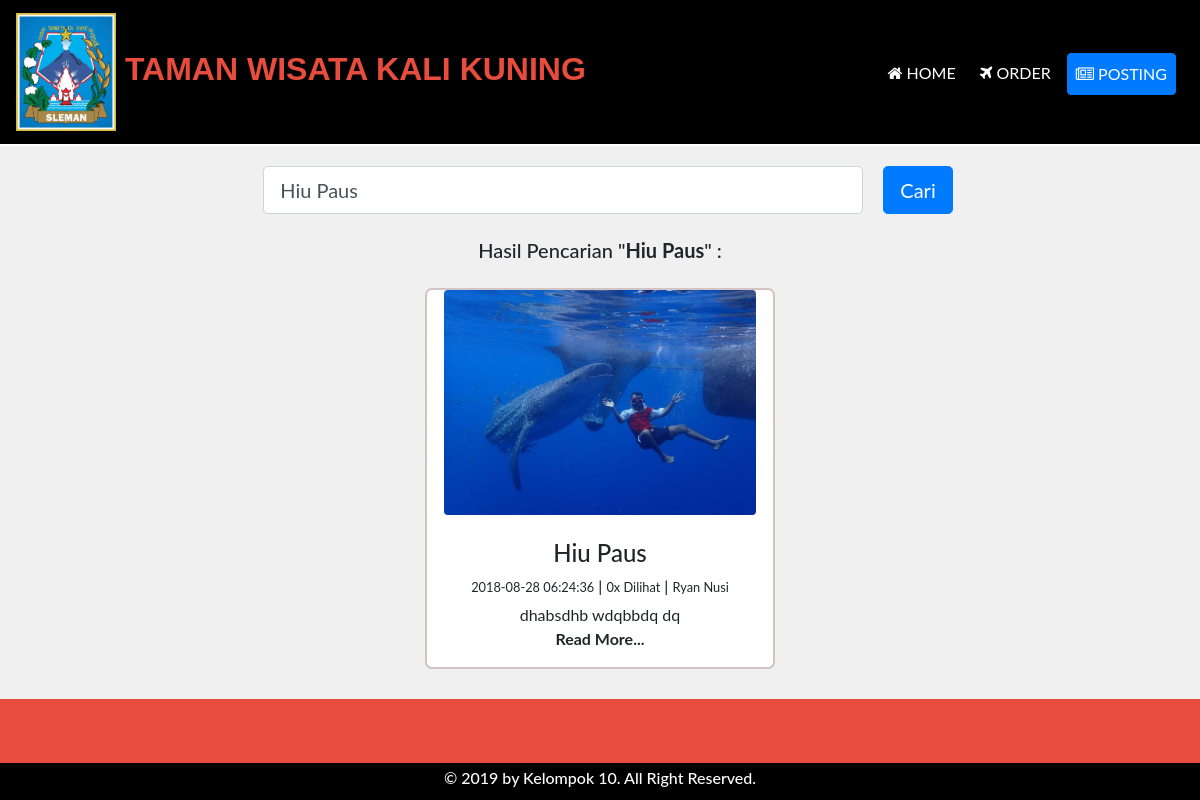
Before: /pencarian-artikel.php?des=Hiu Paus with the older database file.
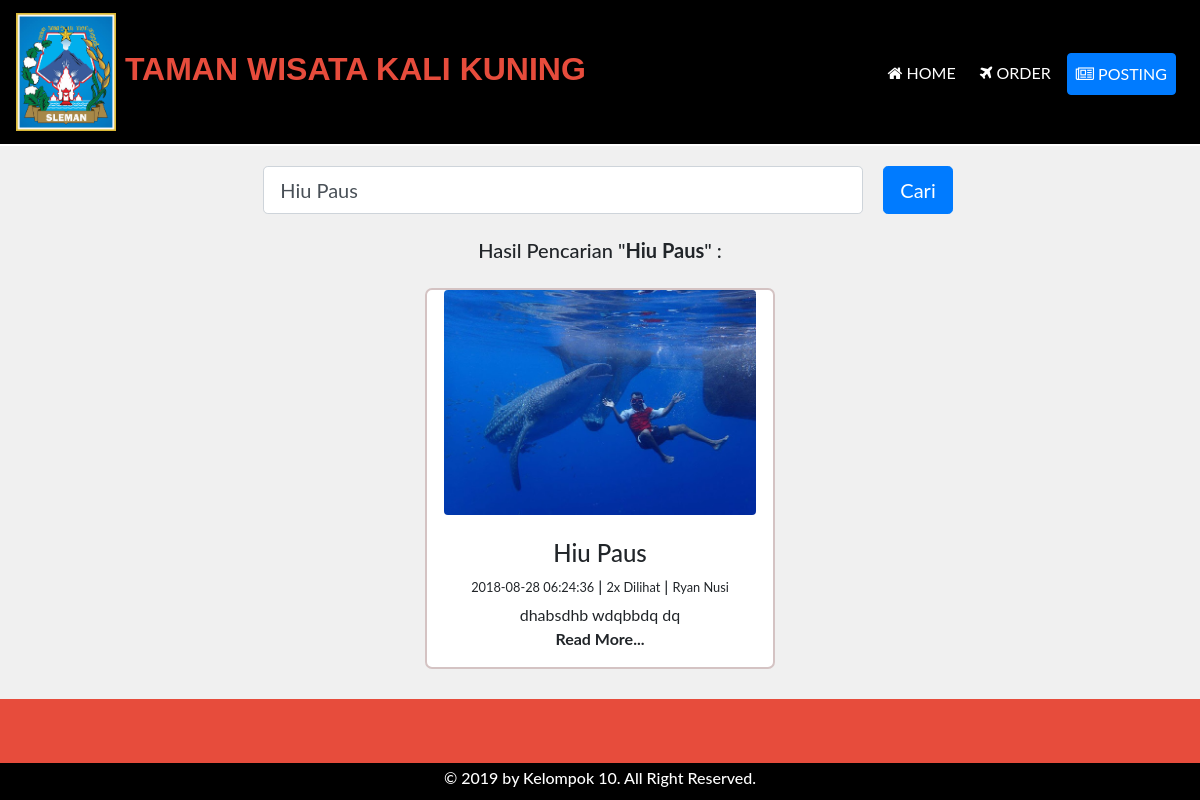
After: the same page with the newer database file.
### tables this page shows
CREATE TABLE `wisata` (
  `id_wisata` tinyint(4) NOT NULL,
  `judul` varchar(255) NOT NULL,
  `deskripsi` text NOT NULL,
  `waktu` datetime NOT NULL DEFAULT current_timestamp(),
  `gambar` varchar(255) NOT NULL,
  `tampil` int(10) UNSIGNED NOT NULL,
  `validasi` enum('ya','tidak') NOT NULL DEFAULT 'tidak',
  `id_user` mediumint(9) NOT NULL
);

CREATE TABLE `user` (
  `id_user` mediumint(4) NOT NULL,
  `nama` varchar(100) NOT NULL,
  `email` varchar(100) NOT NULL,
  `telepon` varchar(15) NOT NULL,
  `username` varchar(30) NOT NULL,
  `password` varchar(100) NOT NULL,
  `level` enum('admin','user') NOT NULL DEFAULT 'user'
);

### pencarian-artikel.php (the view, shortened to what this page needs)
<?php require('header.php') ?>
<?php
  if(!isset($_GET['des'])){
    header("Location: destinasi.php");
  }else{
    $judul = $_GET["des"];
  }
?>
 <div class="article-home">
   <div class="flex-sm-column flex-row d-flex align-items-center justify-content-center">
    <form class="form-inline" action="pencarian-artikel.php" method="get">
  <div class="form-group mx-sm-3 mb-2">
    <input type="text" class="form-control form-control-lg" name="des" id="inputPassword2" style="width: 50vw" value="<?= $judul ?>">
  </div>
  <input type="submit" class="btn btn-primary mb-2 ml-1 btn-lg" value="Cari">
</form>
   </div>
   <div class="flex-sm-column flex-row d-flex align-items-center justify-content-center">
    <p class="h5 mb-3 mt-3">Hasil Pencarian "<strong><?= $judul ?></strong>" :</p>
   </div>
    <div class="flex-md-row flex-sm-column flex-column d-flex align-items-center justify-content-center">
   <div class="flex-md-row flex-sm-column flex-column d-flex align-items-center justify-content-center flex-wrap">
  <?php
    $result = $conn->query("select * from wisata inner join user on user.id_user = wisata.id_user where judul like '%$judul%' and validasi = 'ya' ");
    while($data = $result->fetch_object()):
  ?>
       <a href="detail-destinasi.php?d=<?= $data->id_wisata ?>">
        <div class="article-content article-content-article text-center">
            <figure class="figure">
              <img src="assets/image/<?= $data->gambar ?>" class="figure-img img-fluid rounded">
            </figure>
            <h3 class="text-center"><?= $data->judul ?></h3>
            <h6><small><?= $data->waktu ?></small> | <small><?= $data->tampil ?>x Dilihat</small> | <small><?= $data->nama ?></small></h6>
            <p>
              <?= substr($data->deskripsi, null, 255)." <br><strong>Read More...</strong>" ?>
            </p>
          </div>
        </a>
    <?php
      endwhile;
    ?>
    </div>
   </div>
 </div>
 <?php require('footer.php') ?>

Changed rows visible on the page:
changed wisata "Hiu Paus": tampil "0" → "2"
